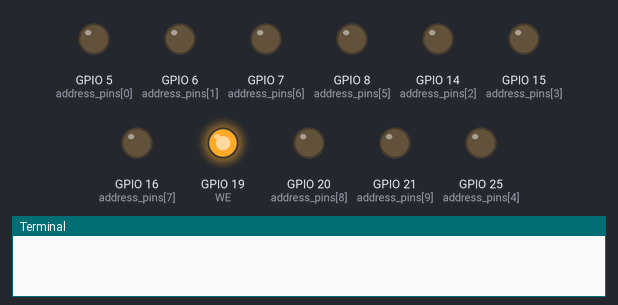
Bench run of a program on a simulated Raspberry Pi (BCM pin numbers), started with the arguments --addr Hello. Shown: output pins drawn as LEDs (lit = HIGH), the last lines printed to the terminal. The clock reads 2024-03-15 10:24:30 at power-on unless the program sets it; pins used as bus, display or sensor lines are not drawn. At 1.0 s the program stops and its outputs stay as they are.

Above: at 0.1 s.
At 1.1 s:
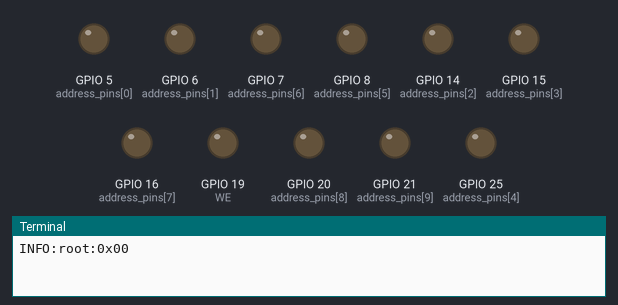
Timing chart, 0 to 2.5 s (numbered marks = the images above):
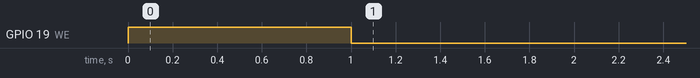

The program:

eeprom_read.py
```python
#!/usr/bin/python3

import time
import logging
import argparse
import RPi.GPIO as GPIO

#$ sudo python3 eeprom_read.py --addr="<10-BIT-BIN-ADDR>"

def hex_to_bin(hex_data:str) -> str:
    scale = 16
    bit_length = 4*(len(hex_data) - 2)
    bin_data = bin(int(hex_data, scale))[2:].zfill(bit_length)
    return bin_data


def bin_to_hex(bin_data:str) -> str:
    scale = 2
    length = len(bin_data) // 4
    hex_data = "0x" + hex(int(bin_data, scale))[2:].zfill(length)
    return hex_data


def read_data(address:str) -> str:

    GPIO.output(OE, GPIO.LOW)

    set_address(address)

    time.sleep(1)

    byte_str = ""

    for pin in data_pins:
      byte_str += "1" if GPIO.input(pin) == 1 else "0"

    hex_str = bin_to_hex(byte_str)

    GPIO.output(OE, GPIO.HIGH)

    return hex_str


def set_address(eeprom_address:str) -> None:
    for index, bit in enumerate(eeprom_address):
        GPIO.output(address_pins[index], GPIO.HIGH if bit == "1" else GPIO.LOW)


if __name__ == "__main__":

    #Setting logging configuration
    logging.basicConfig(level=logging.NOTSET)

    #Parsing args
    parser = argparse.ArgumentParser()
    parser.add_argument("--addr", required=True, type=str, help="10 bit binary address")
    args = parser.parse_args()
    address = args.addr

    address_pins = [5, 6, 14, 15, 25, 8, 7, 16, 20, 21]
    data_pins = [17, 27, 22, 10, 9, 11, 13, 26]

    GPIO.setmode(GPIO.BCM)
    GPIO.setwarnings(False)

    #Setting up address, data, WE & OE pins
    for pi in address_pins:
        GPIO.setup(pi, GPIO.OUT)

    for pi_ in data_pins:
        GPIO.setup(pi_, GPIO.IN, GPIO.PUD_DOWN)

    WE = 19 #Write Enable
    OE = 12 #Output Enable

    for pins in [WE, OE]:
        GPIO.setup(pins, GPIO.OUT, initial=GPIO.HIGH)

    GPIO.output(WE, GPIO.HIGH)

    logging.info(read_data(address))

    GPIO.cleanup()
```
